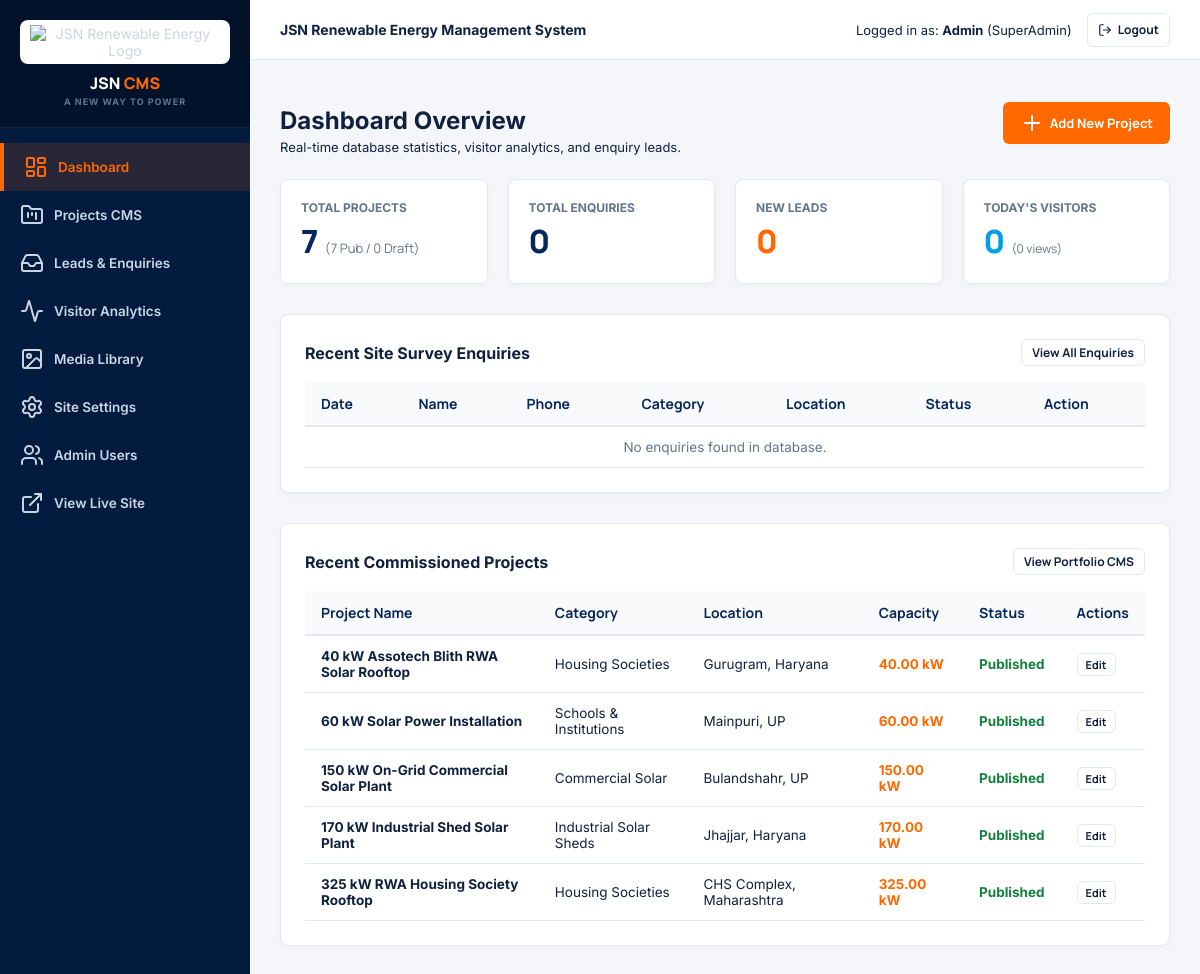
Screenshot of /admin/dashboard.php (signed in) with the database file from the repository.
### tables this page shows
CREATE TABLE IF NOT EXISTS `projects` (
    `id` INT AUTO_INCREMENT PRIMARY KEY,
    `title` VARCHAR(255) NOT NULL,
    `slug` VARCHAR(255) NOT NULL UNIQUE,
    `category` ENUM('Commercial Solar', 'Industrial Solar Sheds', 'PM-KUSUM Ground Solar', 'Housing Societies', 'Government & PSU', 'Hospitals', 'Schools & Institutions', 'Residential Solar') NOT NULL,
    `location` VARCHAR(150) NOT NULL,
    `client_name` VARCHAR(150) NULL,
    `system_type` ENUM('On-Grid Solar', 'Off-Grid Solar', 'Hybrid Solar', 'Ground-Mounted Solar') DEFAULT 'On-Grid Solar',
    `capacity_kw` DECIMAL(10,2) NOT NULL DEFAULT 0.00,
    `completion_date` DATE NULL,
    `installation_year` SMALLINT NULL,
    `description` TEXT NULL,
    `hero_image` VARCHAR(255) NULL,
    `is_published` TINYINT(1) DEFAULT 1,
    `is_featured` TINYINT(1) DEFAULT 0,
    `seo_title` VARCHAR(255) NULL,
    `seo_description` TEXT NULL,
    `created_at` DATETIME DEFAULT CURRENT_TIMESTAMP,
    `updated_at` DATETIME DEFAULT CURRENT_TIMESTAMP ON UPDATE CURRENT_TIMESTAMP,
    INDEX `idx_projects_published` (`is_published`, `is_featured`),
    INDEX `idx_projects_category` (`category`)
);

### functions.php (called while the page is built, shortened)
<?php
function sanitize($data) {
    return htmlspecialchars(trim((string)($data ?? '')), ENT_QUOTES, 'UTF-8');
}
?>

### admin/dashboard.php (the view, shortened to what this page needs)
<?php
require_once __DIR__ . '/includes/header.php';
$db = getDB();
$totalEnquiries = 0;
$newEnquiries = 0;
$totalProjects = 0;
$publishedProjects = 0;
$draftProjects = 0;
$todayVisitors = 0;
$todayPageViews = 0;
$recentEnquiries = [];
$recentProjects = [];
if ($db) {
    try {
        $totalEnquiries = $db->query("SELECT COUNT(*) FROM enquiries")->fetchColumn();
        $newEnquiries = $db->query("SELECT COUNT(*) FROM enquiries WHERE status = 'New'")->fetchColumn();
        $totalProjects = $db->query("SELECT COUNT(*) FROM projects")->fetchColumn();
        $publishedProjects = $db->query("SELECT COUNT(*) FROM projects WHERE is_published = 1")->fetchColumn();
        $draftProjects = $db->query("SELECT COUNT(*) FROM projects WHERE is_published = 0")->fetchColumn();
        $todayVisitors = $db->query("SELECT COUNT(DISTINCT session_id) FROM visitor_logs WHERE DATE(created_at) = CURDATE()")->fetchColumn();
        $todayPageViews = $db->query("SELECT COUNT(*) FROM visitor_logs WHERE DATE(created_at) = CURDATE()")->fetchColumn();
        $recentEnquiries = $db->query("SELECT * FROM enquiries ORDER BY id DESC LIMIT 5")->fetchAll();
        $recentProjects = $db->query("SELECT * FROM projects ORDER BY id DESC LIMIT 5")->fetchAll();
    } catch (Exception $e) {
    }
}
?>
<div style="display:flex; justify-content:space-between; align-items:center; margin-bottom: 24px;">
    <div>
        <h1 style="font-size: 24px; margin-bottom: 4px;">Dashboard Overview</h1>
        <p style="margin: 0; font-size: 13px;">Real-time database statistics, visitor analytics, and enquiry leads.</p>
    </div>
    <div>
        <a href="project-edit.php" class="admin-btn admin-btn-primary"><i data-lucide="plus"></i> Add New Project</a>
    </div>
</div>
<div class="metrics-grid">
    <div class="metric-card">
        <div class="metric-label">Total Projects</div>
        <div class="metric-number"><?php echo number_format($totalProjects); ?> <span style="font-size:13px; color:var(--admin-muted); font-weight:normal;">(<?php echo $publishedProjects; ?> Pub / <?php echo $draftProjects; ?> Draft)</span></div>
    </div>
    <div class="metric-card">
        <div class="metric-label">Total Enquiries</div>
        <div class="metric-number"><?php echo number_format($totalEnquiries); ?></div>
    </div>
    <div class="metric-card">
        <div class="metric-label">New Leads</div>
        <div class="metric-number" style="color: var(--admin-orange);"><?php echo number_format($newEnquiries); ?></div>
    </div>
    <div class="metric-card">
        <div class="metric-label">Today's Visitors</div>
        <div class="metric-number" style="color: var(--admin-blue);"><?php echo number_format($todayVisitors); ?> <span style="font-size:12px; color:var(--admin-muted); font-weight:normal;">(<?php echo $todayPageViews; ?> views)</span></div>
    </div>
</div>
<div class="admin-card">
    <div style="display:flex; justify-content:space-between; align-items:center; margin-bottom: 16px;">
        <h3 style="margin:0; font-size:16px;">Recent Site Survey Enquiries</h3>
        <a href="enquiries.php" class="admin-btn admin-btn-outline" style="padding: 4px 10px; font-size: 12px;">View All Enquiries</a>
    </div>
    <div class="table-responsive">
        <table class="admin-table">
            <thead>
                <tr>
                    <th>Date</th>
                    <th>Name</th>
                    <th>Phone</th>
                    <th>Category</th>
                    <th>Location</th>
                    <th>Status</th>
                    <th>Action</th>
                </tr>
            </thead>
            <tbody>
                <?php if (empty($recentEnquiries)): ?>
                    <tr><td colspan="7" style="text-align:center; color: var(--admin-muted);">No enquiries found in database.</td></tr>
                <?php endif; ?>
            </tbody>
        </table>
    </div>
</div>
<div class="admin-card">
    <div style="display:flex; justify-content:space-between; align-items:center; margin-bottom: 16px;">
        <h3 style="margin:0; font-size:16px;">Recent Commissioned Projects</h3>
        <a href="projects.php" class="admin-btn admin-btn-outline" style="padding: 4px 10px; font-size: 12px;">View Portfolio CMS</a>
    </div>
    <div class="table-responsive">
        <table class="admin-table">
            <thead>
                <tr>
                    <th>Project Name</th>
                    <th>Category</th>
                    <th>Location</th>
                    <th>Capacity</th>
                    <th>Status</th>
                    <th>Actions</th>
                </tr>
            </thead>
            <tbody>
                <?php if (empty($recentProjects)): ?>
                    <tr><td colspan="6" style="text-align:center; color: var(--admin-muted);">No projects found in database.</td></tr>
                <?php else: ?>
                    <?php foreach ($recentProjects as $proj): ?>
                        <tr>
                            <td><strong><?php echo sanitize($proj['title']); ?></strong></td>
                            <td><?php echo sanitize($proj['category']); ?></td>
                            <td><?php echo sanitize($proj['location']); ?></td>
                            <td><strong style="color:var(--admin-orange);"><?php echo number_format($proj['capacity_kw'], 2); ?> kW</strong></td>
                            <td><?php echo $proj['is_published'] ? '<span style="color:#15803D; font-weight:bold;">Published</span>' : '<span style="color:#991B1B;">Draft</span>'; ?></td>
                            <td><a href="project-edit.php?id=<?php echo $proj['id']; ?>" class="admin-btn admin-btn-outline" style="padding:3px 8px; font-size:11px;">Edit</a></td>
                        </tr>
                    <?php endforeach; ?>
                <?php endif; ?>
            </tbody>
        </table>
    </div>
</div>
<?php require_once __DIR__ . '/includes/footer.php'; ?>

### admin/css/admin.css (style rules this page uses)
:root { --admin-navy: #041B40; --admin-primary: #06265C; --admin-orange: #FF6900; --admin-blue: #009FE3; --admin-bg: #F4F6F9; --admin-white: #FFFFFF; --admin-text: #10213F; --admin-muted: #64748B; --admin-border: #E2E8F0; --admin-radius: 8px; --font-head: 'Manrope', sans-serif; --font-body: 'Inter', sans-serif; }
* { box-sizing: border-box; }
body { margin: 0; padding: 0; font-family: var(--font-body); background: var(--admin-bg); color: var(--admin-text); font-size: 14px; }
.metrics-grid { display: grid; grid-template-columns: repeat(auto-fit, minmax(200px, 1fr)); gap: 20px; margin-bottom: 30px; }
.metric-card { background: var(--admin-white); padding: 20px; border-radius: var(--admin-radius); border: 1px solid var(--admin-border); box-shadow: 0 2px 6px rgba(0,0,0,0.03); }
.metric-number { font-family: var(--font-head); font-size: 32px; font-weight: 800; color: var(--admin-primary); margin-top: 4px; }
.metric-label { font-size: 12px; font-weight: 700; text-transform: uppercase; color: var(--admin-muted); }
.admin-card { background: var(--admin-white); border-radius: var(--admin-radius); border: 1px solid var(--admin-border); box-shadow: 0 2px 6px rgba(0,0,0,0.03); padding: 24px; margin-bottom: 30px; }
.table-responsive { width: 100%; overflow-x: auto; }
.admin-table { width: 100%; border-collapse: collapse; text-align: left; }
.admin-table th { background: #F8FAFC; padding: 12px 16px; border-bottom: 2px solid var(--admin-border); font-family: var(--font-head); font-weight: 700; color: var(--admin-primary); }
.admin-table td { padding: 12px 16px; border-bottom: 1px solid var(--admin-border); font-size: 13.5px; }
.admin-btn { padding: 8px 16px; border-radius: 6px; font-family: var(--font-head); font-weight: 700; font-size: 13px; text-decoration: none; display: inline-flex; align-items: center; gap: 6px; border: 1px solid transparent; cursor: pointer; }
.admin-btn-primary { background: var(--admin-orange); color: var(--admin-white); }
.admin-btn-outline { background: transparent; border-color: var(--admin-border); color: var(--admin-text); }

### rows the page displays
projects: title "40 kW Assotech Blith RWA Solar Rooftop", category "Housing Societies", location "Gurugram, Haryana", capacity_kw "40.00", is_published "Published"
projects: title "60 kW Solar Power Installation", category "Schools & Institutions", location "Mainpuri, UP", capacity_kw "60.00", is_published "Published"
projects: title "150 kW On-Grid Commercial Solar Plant", category "Commercial Solar", location "Bulandshahr, UP", capacity_kw "150.00", is_published "Published"
projects: title "170 kW Industrial Shed Solar Plant", category "Industrial Solar Sheds", location "Jhajjar, Haryana", capacity_kw "170.00", is_published "Published"
projects: title "325 kW RWA Housing Society Rooftop", category "Housing Societies", location "CHS Complex, Maharashtra", capacity_kw "325.00", is_published "Published"

### other values shown
$_SESSION['admin_user'] "Admin"
$_SESSION['admin_role'] "SuperAdmin"
$totalProjects "7"
$publishedProjects "7"
$draftProjects "0"
$totalEnquiries "0"
$newEnquiries "0"
$todayVisitors "0"
$todayPageViews "0"
